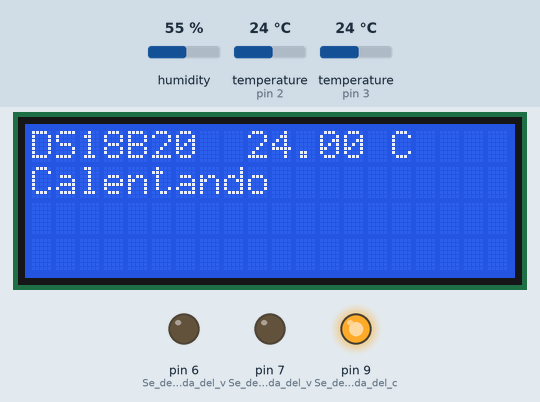
This sketch was run on a simulated Arduino Nano, built with avr-gcc and run on an emulated ATmega328P. On the bench: 20×4 character LCD, output pins drawn as LEDs (lit = HIGH). Inputs (shaded band) come from the test bench; at power-on: temperature (sensors on pin 2, pin 3) 24 °C, humidity 55 %.

Above: at 1.3 s.
1.4 s: temperature (sensor on pin 2) set to 29 °C
At 3.4 s:
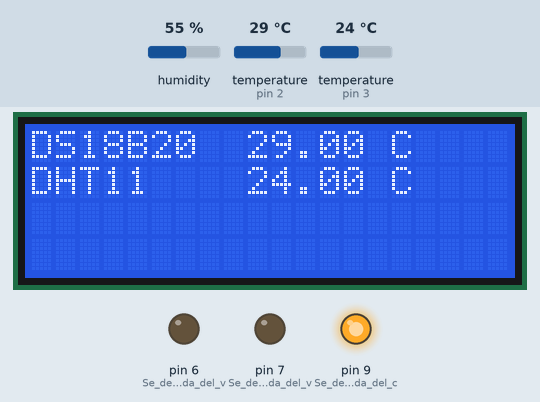
3.7 s: temperature (sensor on pin 2) set to 32 °C
At 5.4 s:
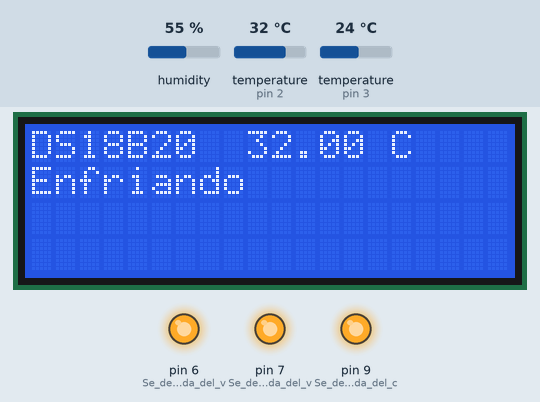
6.1 s: temperature (sensor on pin 2) set to 12 °C
At 7.7 s:
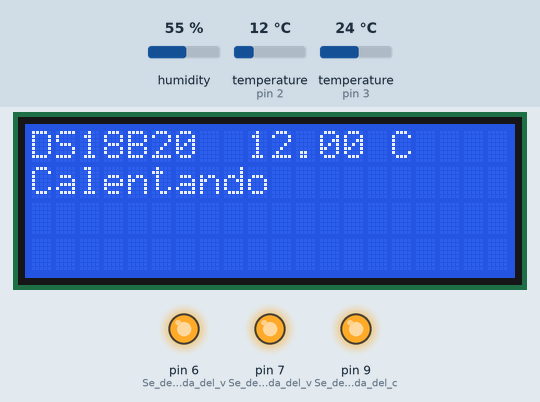
11.5 s: temperature (sensor on pin 3) set to 12 °C
14.2 s: temperature (sensor on pin 3) set to 19 °C
16.9 s: temperature (sensor on pin 3) set to 28 °C
Timing chart, 0 to 19.9 s (numbered marks = the images above; inputs shaded):
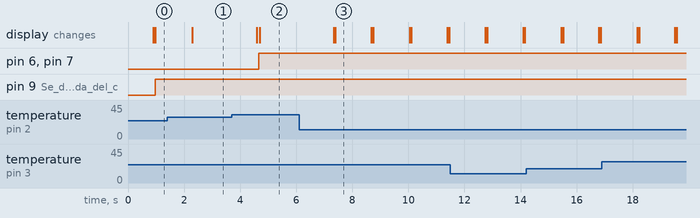

The sketch:

sistema_Acuaponico_codigo_SimulIDE.ino
```cpp
/*
===================================================================================
Codigo para simulador SimulIDE, cargar el .hex en Arduino Nano
Pines entrada:
2 - DS18B20
3 - DHT11


Pines salida:
6 - Ventilador 1
7 - Ventilador 2
9 - Calentador

A4 - SDA_I2C (Pantalla LCD)
A6 - SCL_I2C (Pantalla LCD)
===================================================================================
*/
#include <OneWire.h>
#include <DallasTemperature.h>
//#include <LiquidCrystal_I2C.h>
//Se sustituye la libreria LiquidCrystal_I2C por LiquidCrystal_AIP31068_I2C (tema de compatibilidad en SimulIDE)
#include <LiquidCrystal_AIP31068_I2C.h>
#include <DHT.h>

#define ONE_WIRE_BUS 2 //Pin del sensor DS18B20
#define DHTTYPE DHT11 //Tipo de sensor utilizado (DHT11)
#define DHTPIN 3 //Pin del sensor DHT11
DHT dht(DHTPIN, DHTTYPE); //Define el pin y tipo de sensor

//Crea una conexión para comunicarse con otros dispositivos OneWire.
OneWire oneWire(ONE_WIRE_BUS);

//Pasa la referencia de la libreria OneWire a la libreria DallasTemperatue
DallasTemperature sensors(&oneWire);

// Dirección I2C del LCD (generalmente 0x27 o 0x3F)
//LiquidCrystal_I2C lcd(0x27, 16, 2);

// Direcciones LCD I2C = 0x3E , 20x4
LiquidCrystal_AIP31068_I2C lcd( 0x3E, 20, 4 );

void setup(void)
{
  sensors.begin();  // Inicializa las librerias
  Serial.begin(9600);

  pinMode(6 , OUTPUT); //Se define la salida del ventilador 1
  pinMode(7 , OUTPUT); //Se define la salida del ventilador 2
  pinMode(9 , OUTPUT); //Se define la salida del calentador

   lcd.init();
  lcd.clear();
    lcd.setCursor(0,0);
  lcd.print("DS18B20 "); //Mostramos en el LCD este mensaje
   lcd.setCursor(0,1);
  lcd.print("DHT11 "); //Mostramos en el LCD este mensaje
    dht.begin();

     lcd.setCursor(14,0);
  lcd.print(" C"); //Mostramos en el LCD este mensaje
     lcd.setCursor(14,1);
  lcd.print(" C"); //Mostramos en el LCD este mensaje
}

void loop(void)
{

  sensors.requestTemperatures(); //Manda comando para obtener las temperaturas

  lcd.display();
  lcd.setCursor(9, 0);

  lcd.print(sensors.getTempCByIndex(0)); //Imprime temp. del DS18B20 en Celsius


 float temperaturas2 = dht.readTemperature();
 lcd.setCursor(9, 1);
lcd.print(temperaturas2);//Imprime temp. del DHT11 en Celsius

if(sensors.getTempCByIndex(0)>30){
  //Se detecta temp. mayor a 30 grados, sistema se enfria
  lcd.setCursor(0, 1);
  lcd.print("Enfriando       ");
  digitalWrite(6 , HIGH);
  digitalWrite(7 , HIGH);
  } else if ((sensors.getTempCByIndex(0)<=30)&&(sensors.getTempCByIndex(0)>28)){
  digitalWrite(6 , LOW);
  digitalWrite(7 , LOW);
     lcd.setCursor(0,1);
  lcd.print("DHT11    ");
       lcd.setCursor(14,1);
  lcd.print(" C");
  delay(1000);
    }

if(sensors.getTempCByIndex(0)<27){
  //Se detecta temp. menor a 27 grados, sistema se calienta
   lcd.setCursor(0, 1);
    lcd.print("Calentando       ");
  digitalWrite(9 , HIGH);
  } else if ((sensors.getTempCByIndex(0)>=27)&&(sensors.getTempCByIndex(0)<28)){
  digitalWrite(9 , LOW);
     lcd.setCursor(0,1);
  lcd.print("DHT11    ");
       lcd.setCursor(14,1);
  lcd.print(" C");
  delay(1000);
    }


  delay(500);


}
```

Measured:
- the behaviour switches between 30 and 31 °C on temperature (sensor on pin 2) (found by bisection; images 1 and 2)
- after the input at 1.4 s, the display: changes after 0.89 s (image 1)
- after the input at 3.7 s, pin 6 (Se_define_la_salida_del_v), pin 7 (Se_define_la_salida_del_v): LOW → HIGH after 0.96 s; the display: first changes after 0.90 s (image 2 shows a later state)
- after the input at 6.1 s, the display: first changes after 1.2 s (image 3 shows a later state)
- what the display in image 3 shows lasts 1.3 s, from 7.4 s to 8.7 s
